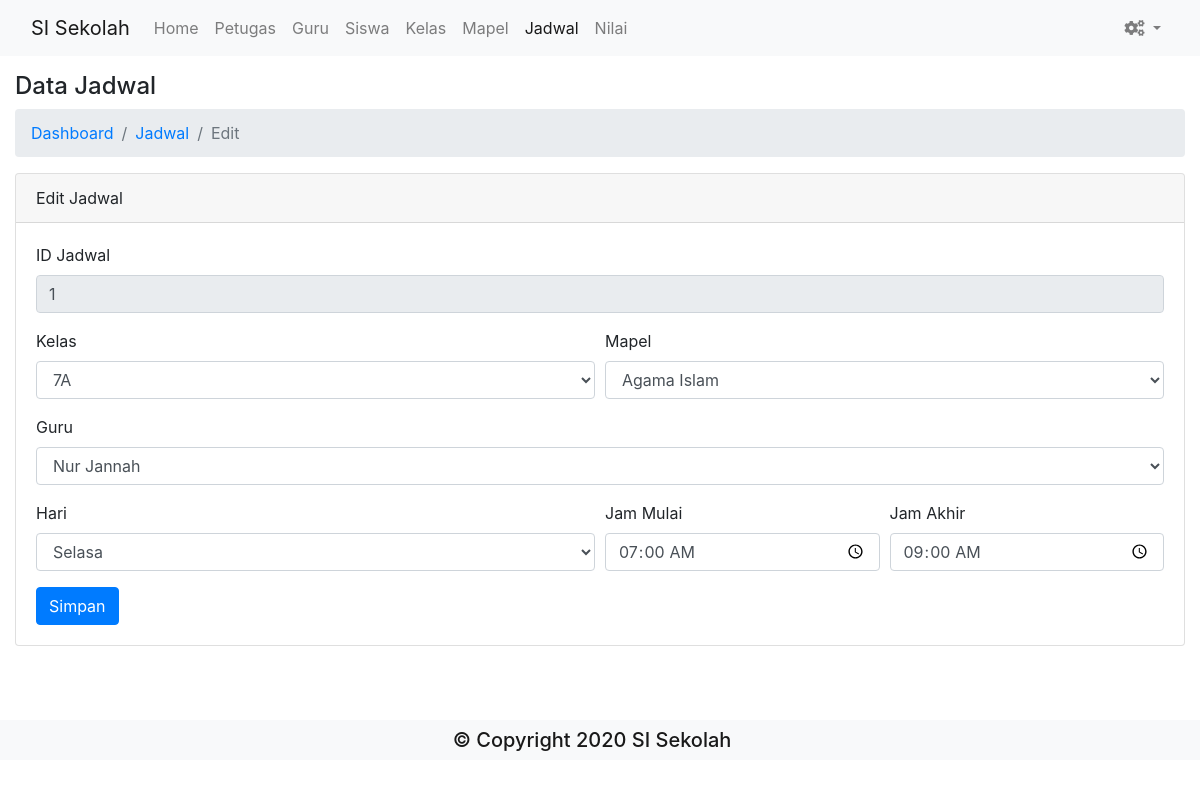
Page /index.php/jadwal/edit/1 on the committed database.
### tables this page shows
CREATE TABLE `jadwal` (
  `id_jadwal` int(11) NOT NULL,
  `id_kelas` varchar(10) NOT NULL,
  `id_mapel` varchar(11) NOT NULL,
  `nip` int(11) NOT NULL,
  `hari` varchar(10) NOT NULL,
  `jam_mulai` time NOT NULL,
  `jam_akhir` time NOT NULL
);

CREATE TABLE `kelas` (
  `id_kelas` varchar(11) NOT NULL,
  `nama_kelas` varchar(50) NOT NULL,
  `keterangan` varchar(50) NOT NULL
);

CREATE TABLE `mapel` (
  `id_mapel` varchar(11) NOT NULL,
  `nama_mapel` varchar(50) NOT NULL
);

CREATE TABLE `guru` (
  `nip` int(11) NOT NULL,
  `nama_guru` varchar(50) NOT NULL,
  `alamat` varchar(500) NOT NULL,
  `nohp` varchar(13) NOT NULL
);

### application/controllers/Jadwal.php (called while the page is built, shortened)
<?php
class Jadwal extends CI_Controller
{
	public function __construct()
	{
		$this->load->model(array('Jadwal_model', 'Kelas_model', 'Mapel_model', 'Guru_model'));
	}
	public function edit($id = null)
	{
		$id = array('id_jadwal' => $id);
		$data = [
			'title' => 'Ubah Jadwal',
			'row' => $this->Jadwal_model->getById($id)->row(),
			'kelas' => $this->Kelas_model->get()->result(),
			'mapel' => $this->Mapel_model->get()->result(),
			'guru' => $this->Guru_model->get()->result(),
		];
		$simpan = $this->input->post('simpan');
		if ($simpan != "") {
			$id_jadwal = $this->input->post('id_jadwal');
			$id_kelas = $this->input->post('id_kelas');
			$id_mapel = $this->input->post('id_mapel');
			$nip = $this->input->post('nip');
			$hari = $this->input->post('hari');
			$jam_mulai = $this->input->post('jam_mulai');
			$jam_akhir = $this->input->post('jam_akhir');
			$id = array('id_jadwal' => $id_jadwal);
			$data = [
				'id_jadwal' => $id_jadwal,
				'id_kelas' => $id_kelas,
				'id_mapel' => $id_mapel,
				'nip' => $nip,
				'hari' => $hari,
				'jam_mulai' => $jam_mulai,
				'jam_akhir' => $jam_akhir,
			];
			$affected = $this->Jadwal_model->update($data, $id);
			if ($affected > 0) {
				$this->session->set_flashdata('theme', 'success');
				$this->session->set_flashdata('message', 'Berhasil edit jadwal');
				redirect("jadwal");
			} else {
				$this->session->set_flashdata('theme', 'danger');
				$this->session->set_flashdata('message', 'Gagal edit jadwal');
				redirect("jadwal/edit/$id_jadwal");
			}
		} else {
			$this->load->view('template/header', $data);
			$this->load->view('jadwal/edit', $data);
			$this->load->view('template/footer');
		}
	}
}

### index.php (called while the page is built, shortened)
<?php
require_once BASEPATH.'core/CodeIgniter.php';

### application/models/Jadwal_model.php (called while the page is built, shortened)
<?php
class Jadwal_model extends CI_Model
{
    private $table = 'jadwal';
    public function getById($id)
    {
        return $this->db->get_where($this->table, $id);
    }
}

### application/models/Kelas_model.php (called while the page is built, shortened)
<?php
class Kelas_model extends CI_Model {
	private $table = 'kelas';
	public function get()
	{
		return $this->db->get($this->table);
	}
}

### application/models/Mapel_model.php (called while the page is built, shortened)
<?php
class Mapel_model extends CI_Model {
	private $table = 'mapel';
	public function get()
	{
		return $this->db->get($this->table);
	}
}

### application/models/Guru_model.php (called while the page is built, shortened)
<?php
class Guru_model extends CI_Model {
	private $table = 'guru';
	public function get()
	{
		return $this->db->get($this->table);
	}
}

### application/views/jadwal/edit.php (the view, shortened to what this page needs)
<div class="container-fluid mt-4">
	<h4>Data Jadwal</h4>
	<nav aria-label="breadcrumb">
		<ol class="breadcrumb">
			<li class="breadcrumb-item"><a href="<?= site_url("dashboard") ?>">Dashboard</a></li>
			<li class="breadcrumb-item"><a href="<?= site_url("jadwal") ?>">Jadwal</a></li>
			<li class="breadcrumb-item active" aria-current="page">Edit</li>
		</ol>
	</nav>
	<div class="card mt-2">
		<div class="card-header">
			Edit Jadwal
		</div>
		<div class="card-body">
			<form action="<?= site_url("jadwal/edit") ?>" method="post">
				<div class="form-group">
					<label for="id_jadwal">ID Jadwal</label>
					<input type="number" class="form-control" id="id_jadwal" readonly name="id_jadwal" value="<?= $row->id_jadwal ?>">
				</div>
				<div class="form-row">
					<div class="form-group col-md-6">
						<label for="id_kelas">Kelas</label>
						<select id="id_kelas" name="id_kelas" class="form-control">
							<?php
								foreach ($kelas as $r) :
							?>
							<option value="<?= $r->id_kelas ?>" <?= $row->id_kelas == $r->id_kelas ? 'selected' : '' ?>><?= $r->nama_kelas ?></option>
							<?php endforeach; ?>
						</select>
					</div>
					<div class="form-group col-md-6">
						<label for="id_mapel">Mapel</label>
						<select id="id_mapel" name="id_mapel" class="form-control">
							<?php
								foreach ($mapel as $r) :
							?>
							<option value="<?= $r->id_mapel ?>" <?= $row->id_mapel == $r->id_mapel ? 'selected' : '' ?>><?= $r->nama_mapel ?></option>
							<?php endforeach; ?>
						</select>
					</div>
				</div>
				<div class="form-group">
					<label for="nip">Guru</label>
					<select id="nip" name="nip" class="form-control">
						<?php
							foreach ($guru as $r) :
						?>
						<option value="<?= $r->nip ?>" <?= $row->nip == $r->nip ? 'selected' : '' ?>><?= $r->nama_guru ?></option>
						<?php endforeach; ?>
					</select>
				</div>
				<div class="form-row">
					<div class="form-group col-md-6">
						<label for="hari">Hari</label>
						<select id="hari" name="hari" class="form-control">
							<option value="Selasa" <?= $row->hari == 'Selasa' ? 'selected' : '' ?>>Selasa</option>
						</select>
					</div>
					<div class="form-group col-md-3">
						<label for="jam_mulai">Jam Mulai</label>
						<input type="time" class="form-control" id="jam_mulai" name="jam_mulai" value="<?= $row->jam_mulai ?>">
					</div>
					<div class="form-group col-md-3">
						<label for="jam_akhir">Jam Akhir</label>
						<input type="time" class="form-control" id="jam_akhir" name="jam_akhir" value="<?= $row->jam_akhir ?>">
					</div>
				</div>
				<button type="submit" class="btn btn-primary" value="simpan" name="simpan">Simpan</button>
			</form>
		</div>
	</div>
</div>

### rows in the picture
jadwal: id_jadwal "1", id_kelas "7A", id_mapel "Agama Islam", nip "Nur Jannah", hari "Selasa", jam_mulai "07:00:00", jam_akhir "09:00:00"
